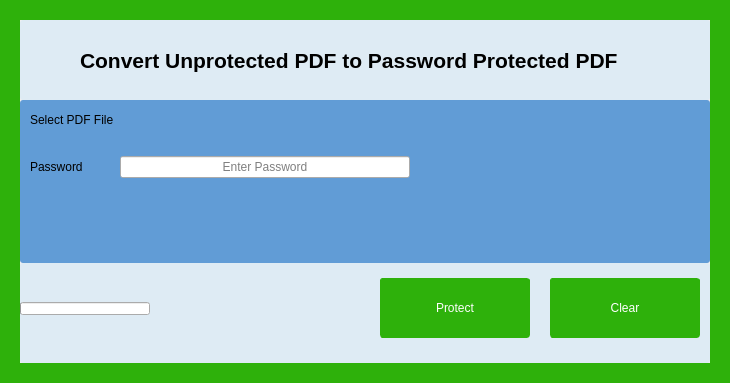
<?xml version="1.0" encoding="UTF-8"?>
<ui version="4.0">
 <class>Frame</class>
 <widget class="QFrame" name="Frame">
  <property name="geometry">
   <rect>
    <x>0</x>
    <y>0</y>
    <width>730</width>
    <height>383</height>
   </rect>
  </property>
  <property name="windowTitle">
   <string>Frame</string>
  </property>
  <property name="styleSheet">
   <string notr="true">
QFrame{
	border-width: 20;
	border-color: rgb(46, 177, 11);
	border-radius: 3;
	border-style: solid;
}

QPushButton{
	border-width: 1;
	border-color: rgb(46, 177, 11);
	border-radius: 3;
	border-style: solid;
	background-color: rgb(46, 177, 11);
	color: rgb(254, 254, 254);		
	font: 75 14pt &quot;Arial&quot;;
}</string>
  </property>
  <layout class="QVBoxLayout" name="verticalLayout_8">
   <property name="spacing">
    <number>0</number>
   </property>
   <property name="leftMargin">
    <number>0</number>
   </property>
   <property name="topMargin">
    <number>0</number>
   </property>
   <property name="rightMargin">
    <number>0</number>
   </property>
   <property name="bottomMargin">
    <number>0</number>
   </property>
   <item>
    <layout class="QVBoxLayout" name="verticalLayout">
     <property name="spacing">
      <number>0</number>
     </property>
     <property name="leftMargin">
      <number>0</number>
     </property>
     <property name="rightMargin">
      <number>0</number>
     </property>
     <item>
      <widget class="QFrame" name="titleFrame">
       <property name="sizePolicy">
        <sizepolicy hsizetype="Preferred" vsizetype="Expanding">
         <horstretch>0</horstretch>
         <verstretch>0</verstretch>
        </sizepolicy>
       </property>
       <property name="minimumSize">
        <size>
         <width>0</width>
         <height>50</height>
        </size>
       </property>
       <property name="maximumSize">
        <size>
         <width>16777215</width>
         <height>80</height>
        </size>
       </property>
       <property name="autoFillBackground">
        <bool>false</bool>
       </property>
       <property name="styleSheet">
        <string notr="true">


QFrame{
	border-width: 0;
	border-color: rgb(46, 177, 11);
	border-radius: 3;
	border-style: solid;
	background-color: rgb(222, 235, 244);
}

</string>
       </property>
       <property name="frameShape">
        <enum>QFrame::StyledPanel</enum>
       </property>
       <property name="frameShadow">
        <enum>QFrame::Raised</enum>
       </property>
       <layout class="QHBoxLayout" name="horizontalLayout">
        <property name="spacing">
         <number>0</number>
        </property>
        <property name="leftMargin">
         <number>0</number>
        </property>
        <property name="topMargin">
         <number>0</number>
        </property>
        <property name="rightMargin">
         <number>0</number>
        </property>
        <property name="bottomMargin">
         <number>0</number>
        </property>
        <item>
         <layout class="QHBoxLayout" name="horizontalLayout_5">
          <property name="spacing">
           <number>0</number>
          </property>
          <property name="leftMargin">
           <number>10</number>
          </property>
          <item>
           <widget class="QLabel" name="_lblFrameIcon">
            <property name="sizePolicy">
             <sizepolicy hsizetype="Fixed" vsizetype="Fixed">
              <horstretch>0</horstretch>
              <verstretch>0</verstretch>
             </sizepolicy>
            </property>
            <property name="minimumSize">
             <size>
              <width>50</width>
              <height>50</height>
             </size>
            </property>
            <property name="maximumSize">
             <size>
              <width>50</width>
              <height>50</height>
             </size>
            </property>
            <property name="styleSheet">
             <string notr="true"/>
            </property>
            <property name="text">
             <string/>
            </property>
            <property name="pixmap">
             <pixmap resource="Resources.qrc">:/resources/images/resources/images/FileLock3.png</pixmap>
            </property>
            <property name="scaledContents">
             <bool>true</bool>
            </property>
           </widget>
          </item>
          <item>
           <widget class="QLabel" name="_lblFrameTitle">
            <property name="sizePolicy">
             <sizepolicy hsizetype="Expanding" vsizetype="Expanding">
              <horstretch>0</horstretch>
              <verstretch>0</verstretch>
             </sizepolicy>
            </property>
            <property name="minimumSize">
             <size>
              <width>0</width>
              <height>50</height>
             </size>
            </property>
            <property name="maximumSize">
             <size>
              <width>16777215</width>
              <height>80</height>
             </size>
            </property>
            <property name="font">
             <font>
              <pointsize>16</pointsize>
              <weight>75</weight>
              <bold>true</bold>
             </font>
            </property>
            <property name="styleSheet">
             <string notr="true"/>
            </property>
            <property name="text">
             <string>Convert Unprotected PDF to Password Protected PDF</string>
            </property>
           </widget>
          </item>
         </layout>
        </item>
       </layout>
      </widget>
     </item>
     <item>
      <widget class="QFrame" name="bodyFrame">
       <property name="styleSheet">
        <string notr="true">QFrame{
	border-width: 0;
	border-color: rgb(46, 177, 11);
	border-radius: 3;
	border-style: solid;
	background-color: rgb(97, 156, 214);
}


</string>
       </property>
       <property name="frameShape">
        <enum>QFrame::StyledPanel</enum>
       </property>
       <property name="frameShadow">
        <enum>QFrame::Raised</enum>
       </property>
       <layout class="QVBoxLayout" name="verticalLayout_7">
        <property name="leftMargin">
         <number>0</number>
        </property>
        <property name="topMargin">
         <number>10</number>
        </property>
        <property name="rightMargin">
         <number>0</number>
        </property>
        <property name="bottomMargin">
         <number>0</number>
        </property>
        <item>
         <layout class="QVBoxLayout" name="verticalLayout_2">
          <property name="spacing">
           <number>6</number>
          </property>
          <property name="leftMargin">
           <number>10</number>
          </property>
          <property name="rightMargin">
           <number>10</number>
          </property>
          <item>
           <widget class="QLabel" name="label_11">
            <property name="minimumSize">
             <size>
              <width>0</width>
              <height>20</height>
             </size>
            </property>
            <property name="maximumSize">
             <size>
              <width>16777215</width>
              <height>30</height>
             </size>
            </property>
            <property name="autoFillBackground">
             <bool>false</bool>
            </property>
            <property name="styleSheet">
             <string notr="true"/>
            </property>
            <property name="text">
             <string>Select PDF File</string>
            </property>
           </widget>
          </item>
          <item>
           <layout class="QHBoxLayout" name="horizontalLayout_7">
            <property name="spacing">
             <number>10</number>
            </property>
            <property name="topMargin">
             <number>20</number>
            </property>
            <item>
             <widget class="QLabel" name="label_12">
              <property name="minimumSize">
               <size>
                <width>80</width>
                <height>20</height>
               </size>
              </property>
              <property name="maximumSize">
               <size>
                <width>100</width>
                <height>30</height>
               </size>
              </property>
              <property name="styleSheet">
               <string notr="true"/>
              </property>
              <property name="text">
               <string>Password</string>
              </property>
             </widget>
            </item>
            <item>
             <widget class="QLineEdit" name="_txtPassword">
              <property name="minimumSize">
               <size>
                <width>90</width>
                <height>20</height>
               </size>
              </property>
              <property name="maximumSize">
               <size>
                <width>400</width>
                <height>30</height>
               </size>
              </property>
              <property name="styleSheet">
               <string notr="true"/>
              </property>
              <property name="inputMask">
               <string/>
              </property>
              <property name="echoMode">
               <enum>QLineEdit::Password</enum>
              </property>
              <property name="alignment">
               <set>Qt::AlignCenter</set>
              </property>
              <property name="placeholderText">
               <string>Enter Password</string>
              </property>
              <property name="clearButtonEnabled">
               <bool>false</bool>
              </property>
             </widget>
            </item>
            <item>
             <spacer name="horizontalSpacer_2">
              <property name="orientation">
               <enum>Qt::Horizontal</enum>
              </property>
              <property name="sizeHint" stdset="0">
               <size>
                <width>40</width>
                <height>20</height>
               </size>
              </property>
             </spacer>
            </item>
           </layout>
          </item>
         </layout>
        </item>
        <item>
         <spacer name="verticalSpacer_3">
          <property name="orientation">
           <enum>Qt::Vertical</enum>
          </property>
          <property name="sizeHint" stdset="0">
           <size>
            <width>20</width>
            <height>40</height>
           </size>
          </property>
         </spacer>
        </item>
       </layout>
      </widget>
     </item>
     <item>
      <widget class="QFrame" name="bottomFrame">
       <property name="sizePolicy">
        <sizepolicy hsizetype="Expanding" vsizetype="Expanding">
         <horstretch>0</horstretch>
         <verstretch>0</verstretch>
        </sizepolicy>
       </property>
       <property name="minimumSize">
        <size>
         <width>0</width>
         <height>80</height>
        </size>
       </property>
       <property name="maximumSize">
        <size>
         <width>16777215</width>
         <height>100</height>
        </size>
       </property>
       <property name="styleSheet">
        <string notr="true">


QFrame{
	border-width: 0;
	border-color: rgb(46, 177, 11);
	border-radius: 3;
	border-style: solid;
	background-color: rgb(222, 235, 244);
}

</string>
       </property>
       <property name="frameShape">
        <enum>QFrame::StyledPanel</enum>
       </property>
       <property name="frameShadow">
        <enum>QFrame::Raised</enum>
       </property>
       <layout class="QHBoxLayout" name="horizontalLayout_12">
        <property name="spacing">
         <number>0</number>
        </property>
        <property name="leftMargin">
         <number>0</number>
        </property>
        <property name="topMargin">
         <number>0</number>
        </property>
        <property name="rightMargin">
         <number>0</number>
        </property>
        <item>
         <layout class="QHBoxLayout" name="horizontalLayout_13">
          <property name="spacing">
           <number>20</number>
          </property>
          <property name="rightMargin">
           <number>10</number>
          </property>
          <item>
           <layout class="QHBoxLayout" name="horizontalLayout_14">
            <property name="spacing">
             <number>10</number>
            </property>
            <item>
             <widget class="QProgressBar" name="progressBar">
              <property name="sizePolicy">
               <sizepolicy hsizetype="Fixed" vsizetype="Fixed">
                <horstretch>0</horstretch>
                <verstretch>0</verstretch>
               </sizepolicy>
              </property>
              <property name="minimumSize">
               <size>
                <width>130</width>
                <height>13</height>
               </size>
              </property>
              <property name="maximumSize">
               <size>
                <width>130</width>
                <height>13</height>
               </size>
              </property>
              <property name="value">
               <number>0</number>
              </property>
              <property name="textVisible">
               <bool>false</bool>
              </property>
             </widget>
            </item>
            <item>
             <widget class="QLabel" name="_lblProgressStatus">
              <property name="text">
               <string/>
              </property>
             </widget>
            </item>
           </layout>
          </item>
          <item>
           <widget class="QPushButton" name="_btnProtect">
            <property name="sizePolicy">
             <sizepolicy hsizetype="Expanding" vsizetype="Expanding">
              <horstretch>0</horstretch>
              <verstretch>0</verstretch>
             </sizepolicy>
            </property>
            <property name="minimumSize">
             <size>
              <width>120</width>
              <height>40</height>
             </size>
            </property>
            <property name="maximumSize">
             <size>
              <width>150</width>
              <height>60</height>
             </size>
            </property>
            <property name="text">
             <string>Protect</string>
            </property>
            <property name="icon">
             <iconset resource="Resources.qrc">
              <normaloff>:/resources/images/resources/images/lock-icon.png</normaloff>:/resources/images/resources/images/lock-icon.png</iconset>
            </property>
            <property name="iconSize">
             <size>
              <width>16</width>
              <height>16</height>
             </size>
            </property>
           </widget>
          </item>
          <item>
           <widget class="QPushButton" name="_btnClear">
            <property name="sizePolicy">
             <sizepolicy hsizetype="Expanding" vsizetype="Expanding">
              <horstretch>0</horstretch>
              <verstretch>0</verstretch>
             </sizepolicy>
            </property>
            <property name="minimumSize">
             <size>
              <width>120</width>
              <height>40</height>
             </size>
            </property>
            <property name="maximumSize">
             <size>
              <width>150</width>
              <height>60</height>
             </size>
            </property>
            <property name="text">
             <string>Clear</string>
            </property>
            <property name="icon">
             <iconset resource="Resources.qrc">
              <normaloff>:/resources/images/resources/images/clear.png</normaloff>:/resources/images/resources/images/clear.png</iconset>
            </property>
           </widget>
          </item>
         </layout>
        </item>
       </layout>
      </widget>
     </item>
    </layout>
   </item>
  </layout>
 </widget>
 <resources>
  <include location="Resources.qrc"/>
 </resources>
 <connections/>
</ui>
